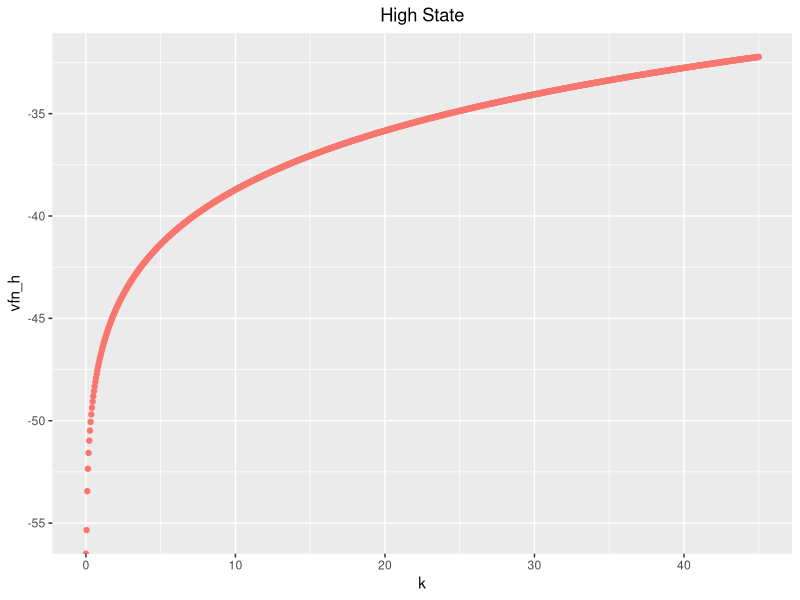
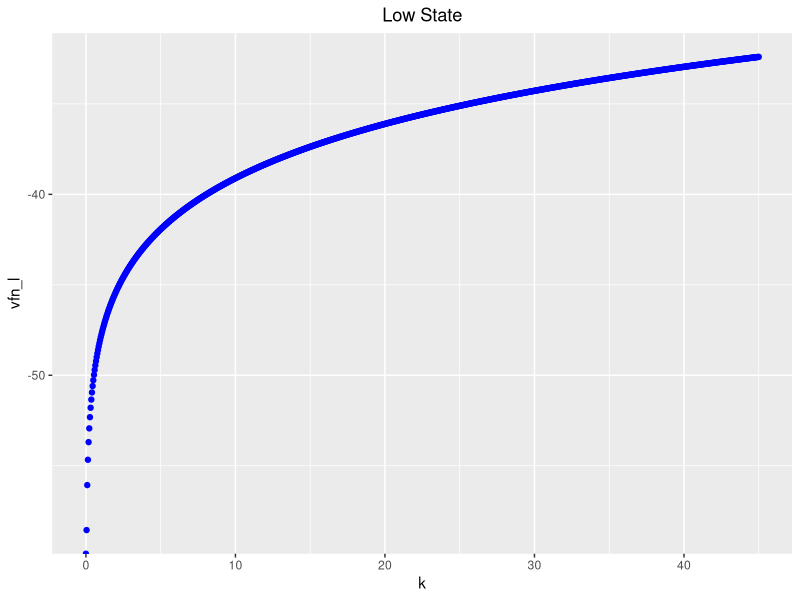
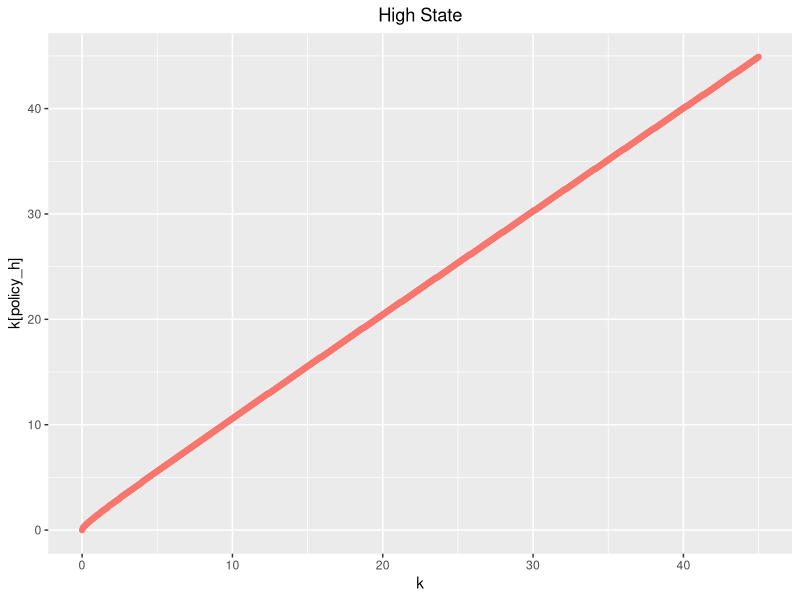
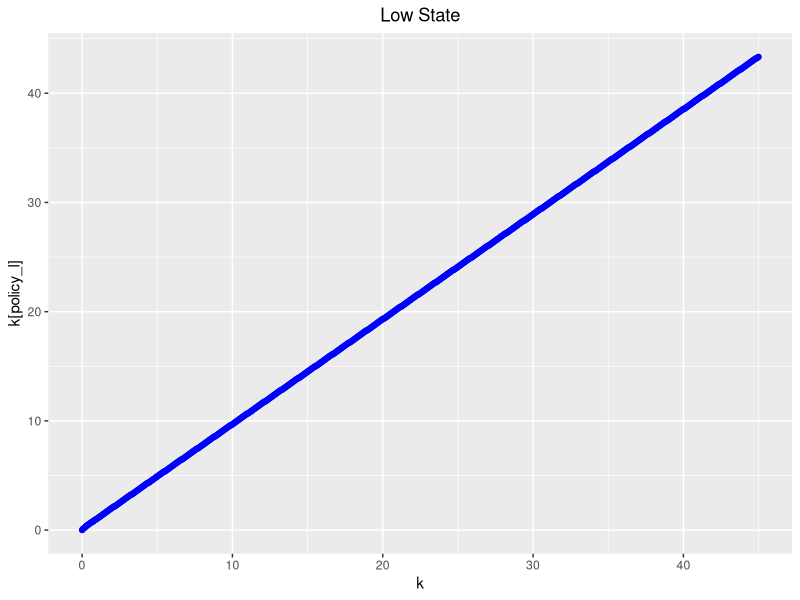

The R script that drew these images, in order: (Note: this script raises an error after producing the figures.)

library(ggplot2)
#close all
#%%%% Set up parameters
alpha = 0.35;
beta = 0.99;
delta = 0.025;
sigma = 2;


#%%%% Set up discretized state space
k_min = 0;
k_max = 45;
num_k = 1000; #% number of points in the grid for k


pi_hh=0.977; pi_hl=1-pi_hh; pi_ll=0.926; pi_lh=1-pi_ll;

pi = c(pi_hh,pi_hl,pi_ll,pi_lh);

A_h=1.1; A_l=0.678;

A = c(A_h, A_l)

k = seq( from = k_min, to = k_max, length.out =  num_k);



k_mat = matrix(rep(k,num_k), num_k, num_k, byrow = FALSE) #; % this will be useful in a bit
               
               #%%%% Set up consumption and return function
               #% 1st dim(rows): k today, 2nd dim (cols): k chosen for tomorrow

cons_h = A[1]*k_mat ^ alpha + (1 - delta) * k_mat - t(k_mat); 

cons_l = A[2]*k_mat ^ alpha + (1 - delta) * k_mat - t(k_mat); 
               
ret_h = cons_h ^ (1 - sigma) / (1 - sigma); #% return function

ret_l = cons_l ^ (1 - sigma) / (1 - sigma);         
               #% negative consumption is not possible -> make it irrelevant by assigning
               #% it very large negative utility
               
ret_h[cons_h < 0] = -Inf; #bing number
ret_l[cons_l < 0] = -Inf          
               #%%%% Iteration


dis = 1; 

tol = .01; #% tolerance for stopping 

v_guess = matrix(rep(0, 2*num_k), 2 ,num_k);
               
               
while (dis > tol){
               #% compute the utility value for all possible combinations of k and k:
value_mat_h = ret_h + beta * (pi[1]* matrix(rep(v_guess[1,],num_k), num_k , num_k , byrow = TRUE) + pi[2] *  matrix(rep(v_guess[2,],num_k), num_k , num_k , byrow = TRUE)   );
        
value_mat_l = ret_l + beta * (pi[3]* matrix(rep(v_guess[1,],num_k), num_k , num_k , byrow = TRUE) + pi[4] *  matrix(rep(v_guess[2,],num_k), num_k , num_k , byrow = TRUE)   );


       
               #% find the optimal k' for every k:
vfn_h = apply(value_mat_h, 1, max);

policy_h<-apply(value_mat_h, 1, which.max)

#vfn_h[vfn_h==-Inf]=0  #necessary adjustment. Infinity is not good to be used in R
             
#vfn = vfn;
           

vfn_l = apply(value_mat_l, 1, max);

policy_l<-apply(value_mat_l, 1, which.max)


#vfn_l[vfn_l==-Inf]=0 
    
               #% what is the distance between current guess and value function
diffrence = abs(vfn_h - v_guess[1,]);  #One is sufficient
               
diffrence[is.na(diffrence)]<-0  #We fix for the infinity bug here

dis<-max(diffrence)
               #% if distance is larger than tolerance, update current guess and
               #% continue, otherwise exit the loop
v_guess[1,] = vfn_h;
v_guess[2,] = vfn_l;
               
               }
               


             
             
               
#The Value Functions               
qplot(x = k, y = vfn_h, color = 'red')+ggtitle('High State')+
  theme(plot.title = element_text(hjust = 0.5))+guides(colour=FALSE)


qplot(x = k, y = vfn_l, color = 'blue1')+ggtitle('Low State')+
  theme(plot.title = element_text(hjust = 0.5))+scale_colour_manual(values = 'blue')+guides(colour=FALSE)


#The Policy Functions

qplot(x = k, y = k[policy_h], color = 'red')+ggtitle('High State')+
  theme(plot.title = element_text(hjust = 0.5))+guides(colour=FALSE)


qplot(x = k, y = k[policy_l], color = 'blue1')+ggtitle('Low State')+
  theme(plot.title = element_text(hjust = 0.5))+scale_colour_manual(values = 'blue')+guides(colour=FALSE)



#Standard Deviation of Y


#Assume first state is of high productivity and k_0 = 10

#probs<-runif(5000)

#A = rep(1, length(probs)+1)


#for (i in 2:length(probs)){

  
 # if(A[i-1]==1){
    
  #  if(probs[i-1]< pi_hh){ A[i]<- 0  }
    
    
  #}
  
  #if(A[i-1]==0){
    
   # if(probs[i-1]< pi_lh){ A[i]<-1  }
    
    
#  }
    #}

A_sers<-rbinom(5000,1,.5)

g<-function(A,kt){
  
  kt= round(kt,2)
  
  k1<-k[policy_matrix[[A]]][which(kt==round(k,2))]
  
  return(k1)
}




Y<-NULL

A_h=1.1

A_l=0.678

GDPsd<-1.8

SDY = 0

while (SDY < GDPsd){

  k_0<-41.66666667

###################################################
alpha = 0.35;
beta = 0.99;
delta = 0.025;
sigma = 2;


#%%%% Set up discretized state space
k_min = 0;
k_max = 45;
num_k = 1000; #% number of points in the grid for k


pi_hh=0.977; pi_hl=1-pi_hh; pi_ll=0.926; pi_lh=1-pi_ll;

pi = c(pi_hh,pi_hl,pi_ll,pi_lh);



A = c(A_h, A_l)

k = seq( from = k_min, to = k_max, length.out =  num_k);



k_mat = matrix(rep(k,num_k), num_k, num_k, byrow = FALSE) #; % this will be useful in a bit

#%%%% Set up consumption and return function
#% 1st dim(rows): k today, 2nd dim (cols): k chosen for tomorrow

cons_h = A[1]*k_mat ^ alpha + (1 - delta) * k_mat - t(k_mat); 

cons_l = A[2]*k_mat ^ alpha + (1 - delta) * k_mat - t(k_mat); 

ret_h = cons_h ^ (1 - sigma) / (1 - sigma); #% return function

ret_l = cons_l ^ (1 - sigma) / (1 - sigma);         
#% negative consumption is not possible -> make it irrelevant by assigning
#% it very large negative utility

ret_h[cons_h < 0] = -Inf; #bing number
ret_l[cons_l < 0] = -Inf          
#%%%% Iteration


dis = 1; 

tol = .5; #% tolerance for stopping 

v_guess = matrix(rep(0, 2*num_k), 2 ,num_k);


while (dis > tol){
  #% compute the utility value for all possible combinations of k and k:
  value_mat_h = ret_h + beta * (pi[1]* matrix(rep(v_guess[1,],num_k), num_k , num_k , byrow = TRUE) + pi[2] *  matrix(rep(v_guess[2,],num_k), num_k , num_k , byrow = TRUE)   );
  
  value_mat_l = ret_l + beta * (pi[3]* matrix(rep(v_guess[1,],num_k), num_k , num_k , byrow = TRUE) + pi[4] *  matrix(rep(v_guess[2,],num_k), num_k , num_k , byrow = TRUE)   );
  
  
  
  #% find the optimal k' for every k:
  vfn_h = apply(value_mat_h, 1, max);
  
  policy_h<-apply(value_mat_h, 1, which.max)
  
  #vfn_h[vfn_h==-Inf]=0  #necessary adjustment. Infinity is not good to be used in R
  
  #vfn = vfn;
  
  
  vfn_l = apply(value_mat_l, 1, max);
  
  policy_l<-apply(value_mat_l, 1, which.max)
  
  
  #vfn_l[vfn_l==-Inf]=0 
  
  #% what is the distance between current guess and value function
  diffrence = abs(vfn_h - v_guess[1,]);  #One is sufficient
  
  diffrence[is.na(diffrence)]<-0  #We fix for the infinity bug here
  
  dis<-max(diffrence)
  #% if distance is larger than tolerance, update current guess and
  #% continue, otherwise exit the loop
  v_guess[1,] = vfn_h;
  v_guess[2,] = vfn_l;
  
}






###################################






A_sers[A_sers==1]<-1
A_sers[A_sers==0]<-2

policy_matrix<-list(policy_h,policy_l)



for (i in 1:5000){
  
  k_0<-g(A_sers[i],k_0)
  
  Y[i]<-AA[A_sers[i]]* (k_0)^alpha
  
  
}


prev_SDY<-SDY
SDY<-sd(Y)

print(SDY)



if(prev_SDY==SDY){break}

else{
A_h<-A_h+100
}


}

print(A_h, SDY )